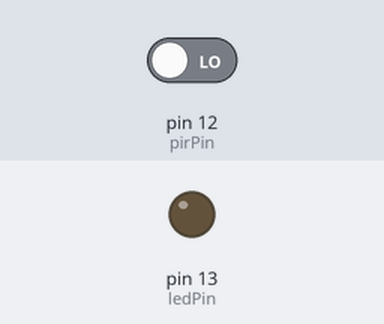
Simulated run of this sketch. Board: Arduino Uno, built with avr-gcc and run on an emulated ATmega328P. On the bench: output pins drawn as LEDs (lit = HIGH). Inputs (shaded band) come from the test bench; at power-on: pin 12 (pirPin) LOW.

Above: at 1.2 s.
1.3 s: pin 12 (pirPin) driven HIGH
At 2.5 s:
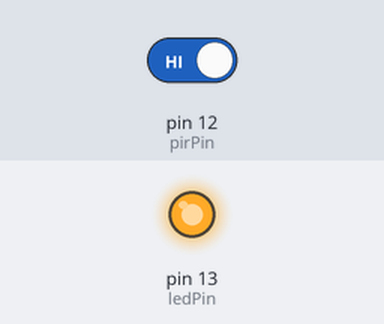
2.8 s: pin 12 (pirPin) driven LOW
At 3.9 s:
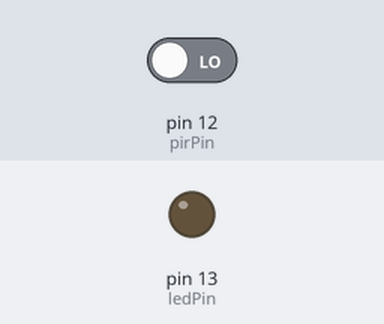
Timing chart, 0 to 5.8 s (numbered marks = the images above; inputs shaded):
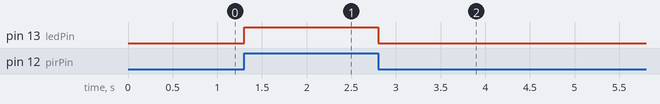

The sketch:

HC-S501-pir-motion-sensor.ino
```cpp
// (licence header left out)
int ledPin = 13;   // Buildin LED on pin 13 of the Arduino
int pirPin = 12;   // Pin for the HC-S501 sensor
int pirValue;      // Value of the PIR

void setup() {
  pinMode(ledPin, OUTPUT);    // Set the ledPin as output
  pinMode(pirPin, INPUT);     // Set the pirPin as input
  digitalWrite(ledPin, LOW);  // Turn off of the buildin LED
}

void loop() {
  pirValue = digitalRead(pirPin); // Read the PIR value
  digitalWrite(ledPin, pirValue); // Write the PIR value to the buildin LED
}
```

Measured:
- after the input at 1.3 s, pin 13 (ledPin): LOW → HIGH at once
- after the input at 2.8 s, pin 13 (ledPin): HIGH → LOW at once
